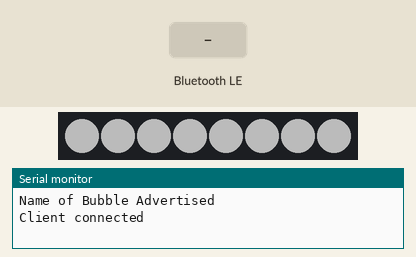
Recording of a sketch running on a simulated ESP32. Shown: 8 RGB LEDs in strip order, left to right, the last lines printed to the serial monitor. Inputs (shaded band) come from the test bench. Dim RGB values are drawn brighter than linear; random numbers use the default seed unless the sketch sets one; nothing arrives over Bluetooth unless stated; a phone connects over Bluetooth LE 3 s after start.

Above: at 4.6 s.
4.7 s: Bluetooth LE write "off" received
At 5.1 s:
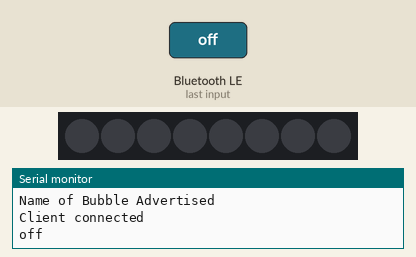
9.2 s: Bluetooth LE write "On" received
At 9.7 s:
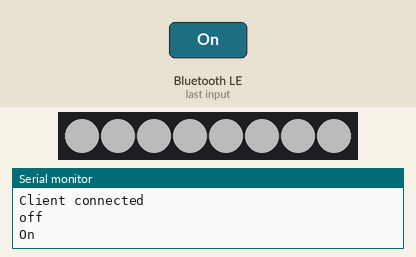
Timing chart, 0 to 12.2 s (numbered marks = the images above; inputs shaded):
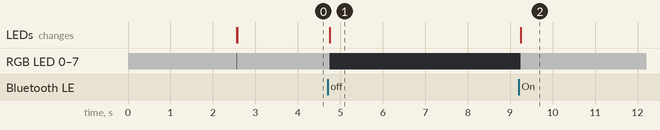

The sketch:

Sample_Solution.ino
```cpp
// Import of Libraries
#include <BLEDevice.h>
#include <BLEUtils.h>
#include <BLEServer.h>
#include <Adafruit_NeoPixel.h>
//-------------------------------------------------


// Global Settings
#define LED_PIN     14 // Defines the Data-Input Pin
#define LED_COUNT    8
#define BRIGHTNESS 75


// https://www.uuidgenerator.net/ to get a unique UUID

#define SERVICE_UUID        "fcf88392-048b-11ea-8d71-362b9e155667"
#define CONTROL_CHAR_UUID   "fcf88b58-048b-11ea-8d71-362b9e155667"
#define LED_MODE_CHAR_UUID  "93783900-051a-11ea-8d71-362b9e155667"

#define DEVICE_NAME "Name of Bubble"


// Global Objects & Variables

BLEDevice           Device;
BLEServer*          pServer;
BLEService*         pService;
BLECharacteristic*  pControlCharacteristic;
BLECharacteristic*  pLEDModeCharacteristic;
BLEAdvertising*     pAdvertising;

uint32_t            colormode;
std::string         ledMode = "rainbow";
std::string         powerMode = "2";


Adafruit_NeoPixel strip(LED_COUNT, LED_PIN, NEO_GRB + NEO_KHZ800);


// Callbacks Classes
class ServerCallbacks : public BLEServerCallbacks {
    void onConnect(BLEServer* pServerCallback) {
      Serial.println("Client connected");
    }

    void onDisconnect(BLEServer* pServerCallback) {
      Serial.println("Client disconnected");
    }
};

class ControlCharacteristicCallbacks: public BLECharacteristicCallbacks {

    void onWrite(BLECharacteristic* pCharacteristic) {
      if (pControlCharacteristic->getValue().length() > 0) {
        powerMode = pControlCharacteristic->getValue();
        Serial.println(powerMode.c_str());
      }
    }
};

class LEDModeCallbacks: public BLECharacteristicCallbacks {
    void onWrite(BLECharacteristic* pCharacteristic) {
      if (pLEDModeCharacteristic->getValue().length() > 0) {
        ledMode = pLEDModeCharacteristic->getValue();
        Serial.println(ledMode.c_str());
      }
    }
};

// Method to initialize Bluetooth Low Energy
void initBLE() {

  Device.init(DEVICE_NAME); //Give your Device a custom name (Bluetooth-Name)
  pServer       = Device.createServer();
  pService      = pServer->createService(SERVICE_UUID);
  pControlCharacteristic  = pService->createCharacteristic(CONTROL_CHAR_UUID, BLECharacteristic::PROPERTY_WRITE );
  pLEDModeCharacteristic  = pService->createCharacteristic(LED_MODE_CHAR_UUID, BLECharacteristic::PROPERTY_WRITE | BLECharacteristic::PROPERTY_READ);


  Device.setEncryptionLevel(ESP_BLE_SEC_ENCRYPT);
  pControlCharacteristic->setAccessPermissions(ESP_GATT_PERM_READ_ENCRYPTED | ESP_GATT_PERM_WRITE_ENCRYPTED);
  pLEDModeCharacteristic->setAccessPermissions(ESP_GATT_PERM_READ_ENCRYPTED | ESP_GATT_PERM_WRITE_ENCRYPTED);


  pServer->setCallbacks(new ServerCallbacks());
  pControlCharacteristic->setCallbacks(new ControlCharacteristicCallbacks());
  pLEDModeCharacteristic->setCallbacks(new LEDModeCallbacks());

  pControlCharacteristic->setValue("default");
  pLEDModeCharacteristic->setValue("default");

  powerMode = pControlCharacteristic->getValue();
  ledMode = pLEDModeCharacteristic->getValue();

  pService->start();

  pAdvertising = Device.getAdvertising();
  pAdvertising->addServiceUUID(SERVICE_UUID);
  pAdvertising->setScanResponse(true);
  pAdvertising->setMinPreferred(0x06);
  pAdvertising->setMinPreferred(0x12);
  Device.startAdvertising();

  Serial.print(DEVICE_NAME);
  Serial.println(" Advertised");
};

boolean check_user_request() {
  if (powerMode == "on" || powerMode == "On" || powerMode == "ON" || powerMode == "1") {
    return true;
  } else if (powerMode == "off" || powerMode == "of" || powerMode == "OFF" || powerMode == "OF" || powerMode == "0") {
    return false;
  }
}

void turn_on_leds() {

  if (ledMode == "rainbow" || ledMode == "Rainbow") {
    rainbow(5);
  } else if (ledMode == "random" || ledMode == "Random") {
    randomColor(100);
  } else if (ledMode == "red") {
    color(strip.Color(255, 0, 0));
  } else if (ledMode == "orange") {
    color(strip.Color(255, 128, 64));
  } else if (ledMode == "yellow") {
    color(strip.Color(255, 255, 0));
  } else if (ledMode == "green") {
    color(strip.Color(0, 255, 0));
  } else if (ledMode == "lime") {
    color(strip.Color(50, 250, 50));
  } else if (ledMode == "blue") {
    color(strip.Color(0, 0, 255));
  } else if (ledMode == "purple") {
    color(strip.Color(163, 73, 164));
  } else if (ledMode == "magenta") {
    color(strip.Color(226, 0, 116));
  } else { // white
    color(strip.Color(255, 255, 255));
  }
}

void turn_off_leds() {
  strip.clear();
  strip.show();
  colormode = strip.Color(0, 0, 0);
}

void randomColor(int rounds) {
  for (int i = 0; i < rounds; i++) {
    strip.setPixelColor(random(8), strip.Color(random(256), random(256), random(256)));
    strip.show();
    delay(150);
  }
  strip.clear();

  delay(2500);

}


// Rainbow
void rainbow(int rainbowLoops) {
  // Array with all Rainbow Colors in it
  uint32_t colors[7] = {strip.Color(255, 0, 0), strip.Color(255, 127, 0), strip.Color(255, 255, 0), strip.Color(0, 255, 0), strip.Color(0, 0, 255), strip.Color(75, 0, 130), strip.Color(139, 0, 255)};

  // Show the Rainbow on all LED's for 1 sec each Color
  for (int c = 0; c <= 6; c++) {
    for (int x = 0; x <= 7; x++) {
      strip.setPixelColor(x, colors[c]);
    }

    strip.show();
    delay(1000);
    strip.clear();
  }


  // Rainbow Fade - Example of AdafruitNeoPixel Library
  int fadeVal = 0, fadeMax = 100;

  for (uint32_t firstPixelHue = 0; firstPixelHue < rainbowLoops * 65536;
       firstPixelHue += 256) {

    for (int i = 0; i < strip.numPixels(); i++) {

      uint32_t pixelHue = firstPixelHue + (i * 65536L / strip.numPixels());

      strip.setPixelColor(i, strip.gamma32(strip.ColorHSV(pixelHue, 255,
                                           255 * fadeVal / fadeMax)));
    }

    strip.show();
    delay(3);

    if (firstPixelHue < 65536) {
      if (fadeVal < fadeMax) fadeVal++;
    } else if (firstPixelHue >= ((rainbowLoops - 1) * 65536)) {
      if (fadeVal > 0) fadeVal--;
    } else {
      fadeVal = fadeMax;
    }
  }
};


// One Color on all LEDs
void color(uint32_t color) {

  for (int x = 0; x <= 7; x++) {
    strip.setPixelColor(x, color);
  }

  if (colormode != color) {
    strip.show();
  }

  colormode = color;
}


void setup() {
  // Set Baudrate to get the right output ( Serial.println(TEXT) ; Serial.print(TEXT) )
  Serial.begin(9600);

  initBLE();

  // Initialize LED Strip
  strip.begin();
  strip.setBrightness(BRIGHTNESS);
  turn_off_leds();

}

void loop() {
  if (check_user_request()) {
    turn_on_leds();
  }
  else {
    turn_off_leds();
  }
  delay(10);
}
```

Measured:
- after the input at 9.2 s, RGB LED 0–7: off → RGB(75, 75, 75) after 0.06 s; the LEDs: change after 0.06 s (image 2)
